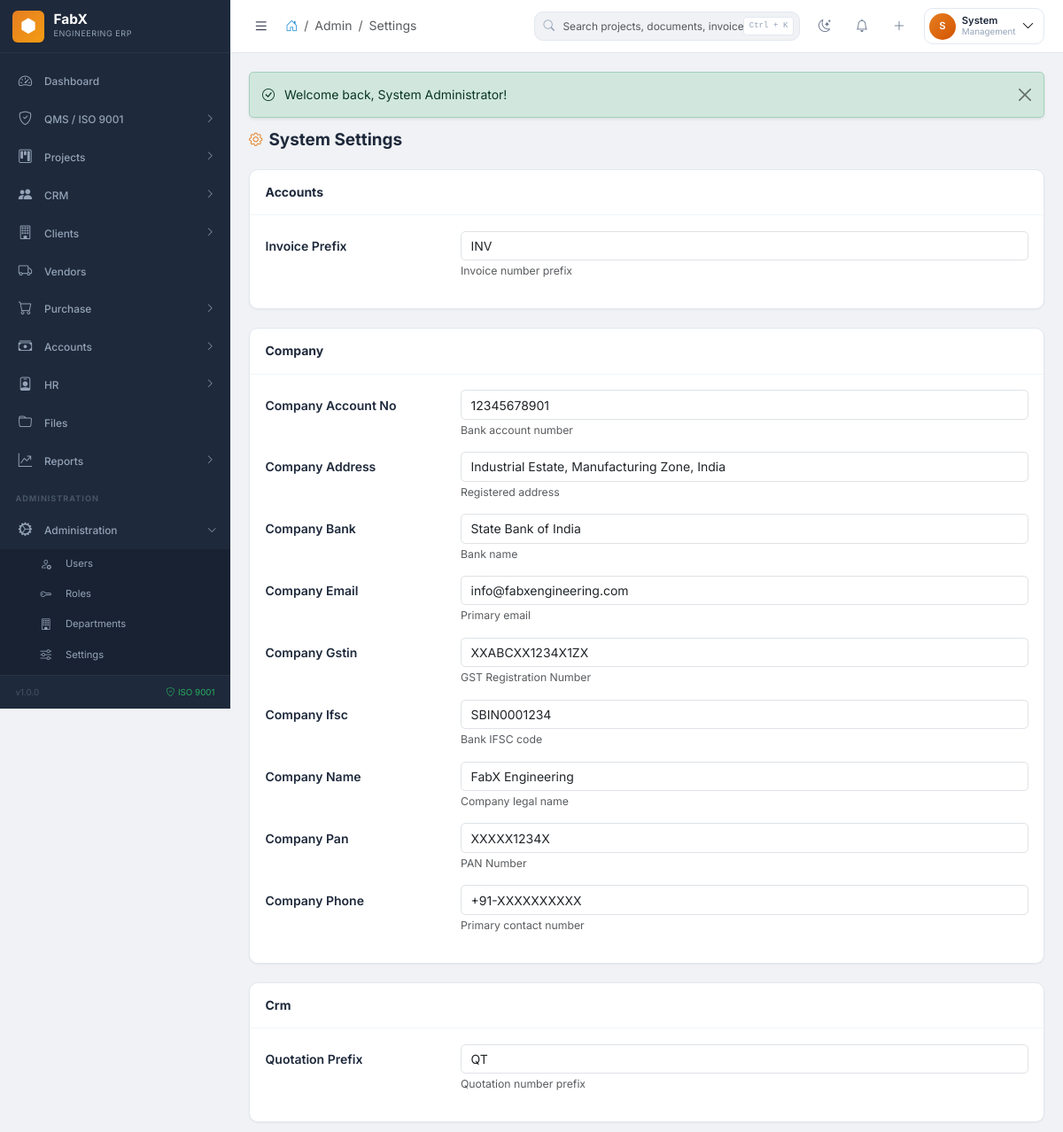
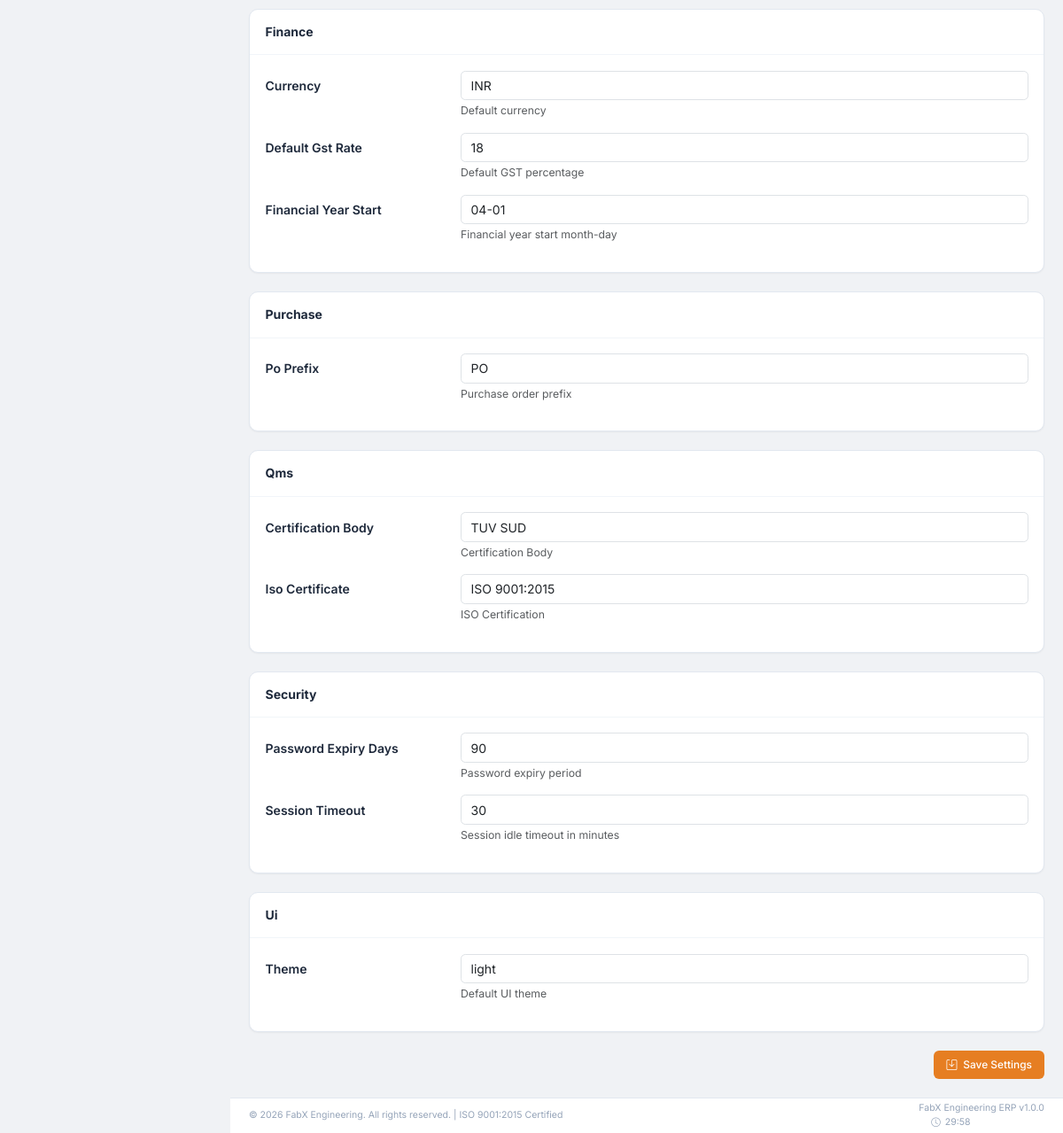
Page /admin/settings (signed in) on the committed database (2 pictures, top to bottom).
### tables this page shows
CREATE TABLE fabx_settings (
    id INT AUTO_INCREMENT PRIMARY KEY,
    setting_key VARCHAR(100) NOT NULL UNIQUE,
    setting_value TEXT,
    setting_group VARCHAR(50) DEFAULT 'general',
    description TEXT,
    updated_by INT,
    updated_at TIMESTAMP DEFAULT CURRENT_TIMESTAMP ON UPDATE CURRENT_TIMESTAMP,
    FOREIGN KEY (updated_by) REFERENCES fabx_users(id)
);

### modules/admin/AdminController.php (called while the page is built, shortened)
<?php
class AdminController extends Controller {
    public function settings(): void {
        $settings = $this->db->fetchAll("SELECT * FROM " . $this->db->table("settings") . " ORDER BY setting_group, setting_key");
        $grouped = [];
        foreach ($settings as $s) { $grouped[$s['setting_group']][] = $s; }
        $this->view('settings', [
            'page_title' => 'System Settings', 'breadcrumb_module' => 'Admin', 'breadcrumb_page' => 'Settings',
            'settings' => $grouped
        ]);
    }
}

### config/config.php (called while the page is built, shortened)
<?php
spl_autoload_register(function ($class) {
    $prefixes = [
        'Core\\' => FABX_ROOT . '/core/',
        'Modules\\' => FABX_ROOT . '/modules/',
    ];
    foreach ($prefixes as $prefix => $baseDir) {
        $len = strlen($prefix);
        if (strncmp($prefix, $class, $len) === 0) {
            $relativeClass = substr($class, $len);
            $file = $baseDir . str_replace('\\', '/', $relativeClass) . '.php';
            if (file_exists($file)) {
                return;
            }
        }
    }
});
require_once FABX_ROOT . '/includes/security.php';

### core/Database.php (called while the page is built, shortened)
<?php
class Database {
    private static ?self $instance = null;
    private mysqli $connection;
    private string $prefix;
    private function __construct() {
        $this->prefix = DB_PREFIX;
        $this->connection = new mysqli(DB_HOST, DB_USER, DB_PASS, DB_NAME);
        $this->connection->set_charset(DB_CHARSET);
    }
    public static function getInstance(): self {
        if (self::$instance === null) {
            self::$instance = new self();
        }
        return self::$instance;
    }
    public function query(string $sql, array $params = []): \mysqli_stmt|false {
        $stmt = $this->connection->prepare($sql);
        if (!empty($params)) {
            $types = '';
            $values = [];
            foreach ($params as $param) {
                if (is_int($param)) {
                    $types .= 'i';
                } elseif (is_float($param)) {
                    $types .= 'd';
                } elseif (is_bool($param)) {
                    $types .= 'i';
                    $param = $param ? 1 : 0;
                } else {
                    $types .= 's';
                }
                $values[] = $param;
            }
            $stmt->bind_param($types, ...$values);
        }
        return $stmt;
    }
    public function fetchAll(string $sql, array $params = []): array {
        $stmt = $this->query($sql, $params);
        $stmt->execute();
        $result = $stmt->get_result();
        $rows = $result->fetch_all(MYSQLI_ASSOC);
        return $rows;
    }
    public function table(string $name): string {
        return $this->prefix . $name;
    }
}

### includes/security.php (called while the page is built, shortened)
<?php
function e(string $text): string {
    return htmlspecialchars($text, ENT_QUOTES, 'UTF-8');
}

### modules/admin/views/settings.php (the view, shortened to what this page needs)
<div class="page-header">
    <h1 class="page-title"><i class="bi bi-gear"></i> System Settings</h1>
</div>
<form method="POST">
    <?php if (!empty($settings)): ?>
        <?php foreach ($settings as $group => $items): ?>
            <div class="fx-card mb-4">
                <div class="fx-card-header">
                    <strong><?= ucwords(str_replace('_', ' ', $group)) ?></strong>
                </div>
                <div class="fx-card-body">
                    <?php foreach ($items as $setting): ?>
                        <div class="row mb-3">
                            <label class="col-sm-3 col-form-label fw-semibold">
                                <?= ucwords(str_replace('_', ' ', $setting['setting_key'])) ?>
                            </label>
                            <div class="col-sm-9">
                                <input type="text" name="settings[<?= e($setting['setting_key']) ?>]"
                                    value="<?= e($setting['setting_value'] ?? '') ?>"
                                    class="form-control">
                                <?php if (!empty($setting['description'])): ?>
                                    <small class="text-muted"><?= e($setting['description']) ?></small>
                                <?php endif; ?>
                            </div>
                        </div>
                    <?php endforeach; ?>
                </div>
            </div>
        <?php endforeach; ?>
        <div class="d-flex justify-content-end">
            <button type="submit" class="btn btn-fx btn-fx-primary"><i class="bi bi-save"></i> Save Settings</button>
        </div>
    <?php endif; ?>
</form>

### assets/css/fabx-theme.css (style rules this page uses)
:root { --primary: #2c3e50; --primary-dark: #1a252f; --primary-light: #34495e; --secondary: #6c757d; --accent: #e67e22; --accent-light: #f39c12; --accent-dark: #d35400; --info: #3498db; --success: #27ae60; --warning: #f39c12; --danger: #e74c3c; --bg-body: #f0f2f5; --bg-card: #ffffff; --bg-sidebar: #1e293b; --bg-sidebar-hover: #0f172a; --bg-navbar: #ffffff; --text-primary: #1e293b; --text-secondary: #64748b; --text-muted: #94a3b8; --border-color: #e2e8f0; --border-light: #f1f5f9; --shadow-sm: 0 1px 2px 0 rgba(0,0,0,0.05); --shadow: 0 1px 3px 0 rgba(0,0,0,0.1), 0 1px 2px -1px rgba(0,0,0,0.1); --shadow-md: 0 4px 6px -1px rgba(0,0,0,0.1), 0 2px 4px -2px rgba(0,0,0,0.1); --shadow-lg: 0 10px 15px -3px rgba(0,0,0,0.1), 0 4px 6px -4px rgba(0,0,0,0.1); --shadow-xl: 0 20px 25px -5px rgba(0,0,0,0.1), 0 8px 10px -6px rgba(0,0,0,0.1); --sidebar-width: 260px; --sidebar-collapsed: 70px; --navbar-height: 60px; --footer-height: 40px; --font-sans: 'Inter', -apple-system, BlinkMacSystemFont, sans-serif; --font-mono: 'SF Mono', monospace; --radius-sm: 6px; --radius: 10px; --radius-lg: 14px; --radius-xl: 20px; --transition-fast: 0.15s ease; --transition: 0.2s ease; --transition-slow: 0.3s ease; }
*, *::before, *::after { box-sizing: border-box; margin: 0; }
html { font-size: 14px; }
body { font-family: var(--font-sans); background: var(--bg-body); color: var(--text-primary); line-height: 1.6; -webkit-font-smoothing: antialiased; overflow-x: hidden; }
.fx-card { background: var(--bg-card); border: 1px solid var(--border-color); border-radius: var(--radius); box-shadow: var(--shadow-sm); transition: box-shadow var(--transition), transform var(--transition); }
.fx-card-header { padding: 1rem 1.25rem; border-bottom: 1px solid var(--border-light); display: flex; align-items: center; justify-content: space-between; }
.fx-card-body { padding: 1.25rem; }
.btn-fx { display: inline-flex; align-items: center; gap: 0.5rem; padding: 0.5rem 1rem; font-size: 0.85rem; font-weight: 500; border-radius: var(--radius-sm); border: none; cursor: pointer; transition: all var(--transition-fast); }
.btn-fx-primary { background: var(--accent); color: #fff; }
.page-header { display: flex; align-items: center; justify-content: space-between; margin-bottom: 1.5rem; flex-wrap: wrap; gap: 1rem; }
.page-title { font-size: 1.35rem; font-weight: 700; color: var(--text-primary); margin: 0; display: flex; align-items: center; gap: 0.5rem; }
.page-title i { color: var(--accent); font-size: 1.1rem; }

### rows in the picture
fabx_settings: setting_key "Invoice Prefix", setting_value "INV", description "Invoice number prefix"
fabx_settings: setting_key "Company Account No", setting_value "12345678901", description "Bank account number"
fabx_settings: setting_key "Company Address", setting_value "Industrial Estate, Manufacturing Zone, India", description "Registered address"
fabx_settings: setting_key "Company Bank", setting_value "State Bank of India", description "Bank name"
fabx_settings: setting_key "Company Email", setting_value "info@fabxengineering.com", description "Primary email"
fabx_settings: setting_key "Company Gstin", setting_value "XXABCXX1234X1ZX", description "GST Registration Number"
fabx_settings: setting_key "Company Ifsc", setting_value "SBIN0001234", description "Bank IFSC code"
fabx_settings: setting_key "Company Name", setting_value "FabX Engineering", description "Company legal name"
fabx_settings: setting_key "Company Pan", setting_value "XXXXX1234X", description "PAN Number"
fabx_settings: setting_key "Company Phone", setting_value "+91-XXXXXXXXXX", description "Primary contact number"
fabx_settings: setting_key "Quotation Prefix", setting_value "QT", description "Quotation number prefix"
fabx_settings: setting_key "Currency", setting_value "INR", description "Default currency"
fabx_settings: setting_key "Default Gst Rate", setting_value "18", description "Default GST percentage"
fabx_settings: setting_key "Financial Year Start", setting_value "04-01", description "Financial year start month-day"
fabx_settings: setting_key "Po Prefix", setting_value "PO", description "Purchase order prefix"
fabx_settings: setting_key "Certification Body", setting_value "TUV SUD", description "Certification Body"
fabx_settings: setting_key "Iso Certificate", setting_value "ISO 9001:2015", description "ISO Certification"
fabx_settings: setting_key "Password Expiry Days", setting_value "90", description "Password expiry period"
fabx_settings: setting_key "Session Timeout", setting_value "30", description "Session idle timeout in minutes"
fabx_settings: setting_key "Theme", setting_value "light", description "Default UI theme"

### other values in the picture
$item['label'] "Dashboard"
$item['label'] "QMS / ISO 9001"
$item['label'] "Projects"
$item['label'] "CRM"
$item['label'] "Clients"
$item['label'] "Vendors"
$item['label'] "Purchase"
$item['label'] "Accounts"
$item['label'] "HR"
$item['label'] "Files"
$item['label'] "Reports"
$item['label'] "Administration"
$sub['label'] "Users"
$sub['label'] "Roles"
$sub['label'] "Departments"
